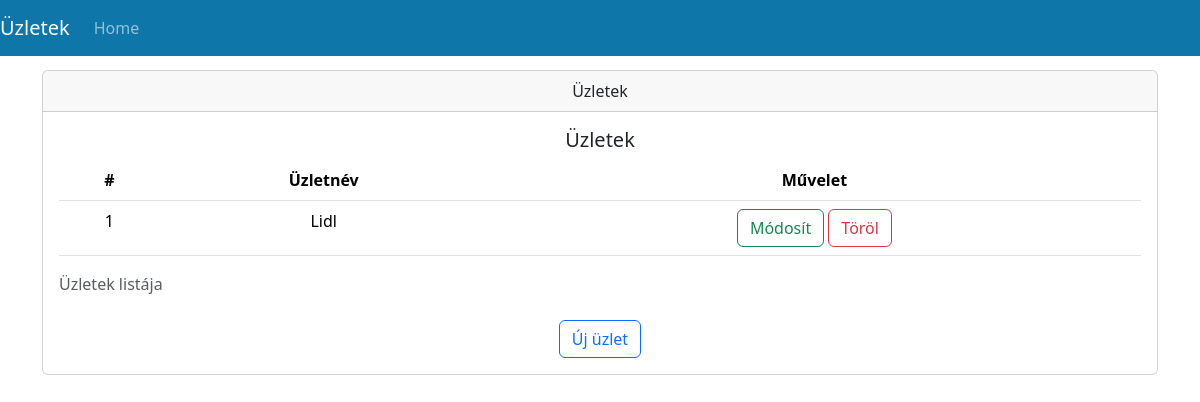
Page /uzletek on the earlier database version.
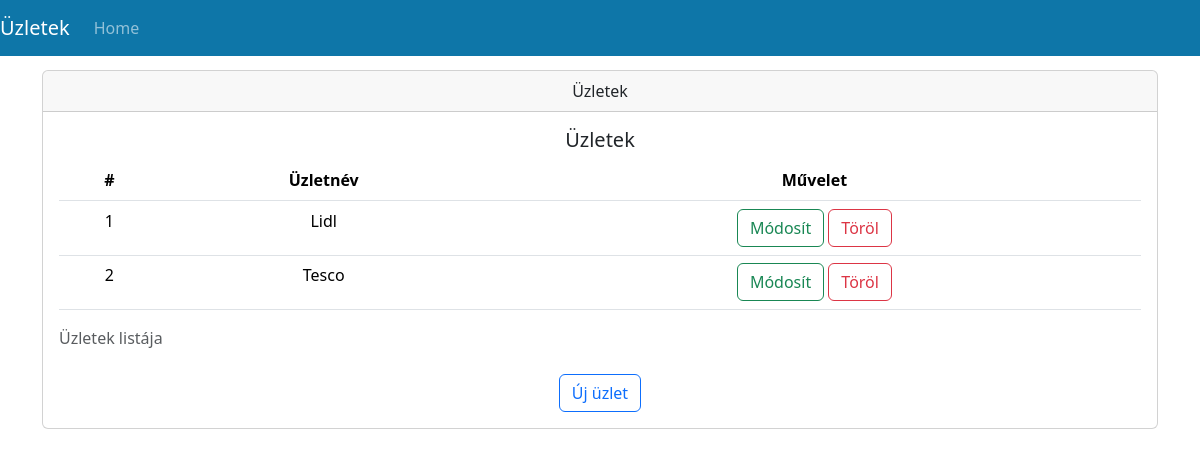
Same page on the later database version.
### adatmodell/uzletek_modell.py (models this page shows)
class Uzletek(Base):
    __tablename__ = 'uzletek'
    uzlet_id  = Column(Integer, primary_key=True, index=True)
    uzlet_nev = Column(String)

### recept.py (the view)
@app.get("/uzletek", response_class=HTMLResponse)
async def uzletek(request: Request, db: Session = Depends(get_db)):
    uzletek_adat = db.query(uzletek_modell.Uzletek).all()
    return templates.TemplateResponse(name="uzletek.html",  request=request, context={"uzletek": uzletek_adat})

### templates/uzletek.html (shortened to what this page needs)
<!doctype html>
<html lang="en">
    <head>
        <link rel="stylesheet" type="text/css" href="{{ url_for('static', path='/uzlet/css/base.css')}}">
        <link rel="stylesheet" type="text/css" href="{{ url_for('static', path='/uzlet/css/bootstrap.css')}}">
    </head>
    <body>
        <div>
            <nav class="navbar navbar-expand-md navbar-dark main-color fixed-top">
                <a class="navbar-brand" href="#">Üzletek</a>
                <div class="collapse navbar-collapse" id="navbar">
                    <ui class="navbar-nav">
                        <li class="nav-item active">
                            <a class="nav-link" href="#"> Home</a>
                        </li>
                    </ui>
                </div>
            </nav>
        </div>
        <div class="container">
            <div class="card text-center">
                <div class="card-header">
                    Üzletek
                </div>
                <div class="card-body">
                    <h5 class="card-title">Üzletek</h5>
                <table class="table table-hover table-striped">
                    <caption class="mt-2">Üzletek listája</caption>
                    <thead>
                        <tr>
                            <th scope="col">#</th>
                            <th scope="col">Üzletnév</th>
                            <th scope="col">Művelet</th>
                        </tr>
                    </thead>
                    <tbody>
                        {% for uzlet in uzletek %}
                            <td>{{ loop.index }}</td>
                            <td>{{ uzlet.uzlet_nev }}</td>
                            <td>
                                <a class="btn btn-outline-success" href="{{ url_for('uzlet_modosit',uzlet_id=loop.index) }}">Módosít</a>
                                <a class="btn btn-outline-danger" href="{{ url_for('uzlet_torol',uzlet_id=loop.index) }}" >Töröl</a>
                            </td>
                        {% endfor %}
                    </tbody>
                </table>
                    <a class="btn btn-outline-primary" href="{{ url_for('uzlet_letrehozas')}}">Új üzlet</a>
                </div>
            </div>
        </div>
    </body>
</html>

### static/uzlet/css/base.css (style rules this page uses)
body { background: #fafafa; color: #33333a; padding-top: 70px; }
h1, h2, h3, h4, h5, h6 { color: #323232; }
.main-color { background-color: #0e76a8 ; }

Differences in the rows shown:
added Uzletek: uzlet_nev "Tesco"
